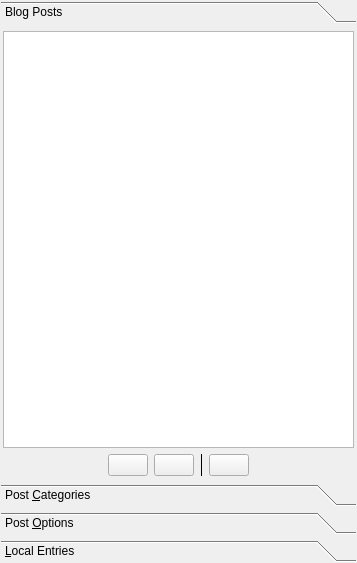
<?xml version="1.0" encoding="UTF-8"?>
<ui version="4.0">
 <class>ToolboxBase</class>
 <widget class="QWidget" name="ToolboxBase">
  <property name="geometry">
   <rect>
    <x>0</x>
    <y>0</y>
    <width>357</width>
    <height>563</height>
   </rect>
  </property>
  <layout class="QGridLayout" name="gridLayout_2">
   <property name="margin">
    <number>1</number>
   </property>
   <property name="spacing">
    <number>1</number>
   </property>
   <item row="0" column="0">
    <layout class="QGridLayout" name="gridLayout">
     <item row="0" column="0">
      <widget class="QToolBox" name="box">
       <widget class="QWidget" name="pgEntries">
        <property name="geometry">
         <rect>
          <x>0</x>
          <y>0</y>
          <width>343</width>
          <height>437</height>
         </rect>
        </property>
        <attribute name="label">
         <string>Blog Posts</string>
        </attribute>
        <layout class="QVBoxLayout" name="verticalLayout_4">
         <property name="margin">
          <number>2</number>
         </property>
         <item>
          <widget class="KListWidget" name="lstEntriesList">
           <property name="editTriggers">
            <set>QAbstractItemView::NoEditTriggers</set>
           </property>
           <property name="showDropIndicator" stdset="0">
            <bool>false</bool>
           </property>
           <property name="alternatingRowColors">
            <bool>true</bool>
           </property>
           <property name="selectionBehavior">
            <enum>QAbstractItemView::SelectRows</enum>
           </property>
           <property name="isWrapping" stdset="0">
            <bool>false</bool>
           </property>
           <property name="wordWrap">
            <bool>true</bool>
           </property>
          </widget>
         </item>
         <item>
          <layout class="QHBoxLayout" name="horizontalLayout_4">
           <item>
            <spacer name="horizontalSpacer_3">
             <property name="orientation">
              <enum>Qt::Horizontal</enum>
             </property>
             <property name="sizeHint" stdset="0">
              <size>
               <width>0</width>
               <height>20</height>
              </size>
             </property>
            </spacer>
           </item>
           <item>
            <widget class="KPushButton" name="btnEntriesUpdate">
             <property name="toolTip">
              <string>Update entries list</string>
             </property>
            </widget>
           </item>
           <item>
            <widget class="KPushButton" name="btnEntriesClear">
             <property name="toolTip">
              <string>Clear entries list</string>
             </property>
            </widget>
           </item>
           <item>
            <widget class="KSeparator" name="kseparator">
             <property name="orientation">
              <enum>Qt::Vertical</enum>
             </property>
            </widget>
           </item>
           <item>
            <widget class="KPushButton" name="btnEntriesRemove">
             <property name="toolTip">
              <string>Remove selected entry from server</string>
             </property>
            </widget>
           </item>
           <item>
            <spacer name="horizontalSpacer_4">
             <property name="orientation">
              <enum>Qt::Horizontal</enum>
             </property>
             <property name="sizeHint" stdset="0">
              <size>
               <width>0</width>
               <height>20</height>
              </size>
             </property>
            </spacer>
           </item>
          </layout>
         </item>
        </layout>
        <zorder>lstEntriesList</zorder>
        <zorder></zorder>
       </widget>
       <widget class="QWidget" name="pgCat">
        <property name="geometry">
         <rect>
          <x>0</x>
          <y>0</y>
          <width>343</width>
          <height>437</height>
         </rect>
        </property>
        <attribute name="label">
         <string>Post &amp;Categories</string>
        </attribute>
        <layout class="QVBoxLayout" name="verticalLayout_9">
         <property name="margin">
          <number>2</number>
         </property>
         <item>
          <widget class="QScrollArea" name="scrollArea">
           <property name="frameShape">
            <enum>QFrame::StyledPanel</enum>
           </property>
           <property name="frameShadow">
            <enum>QFrame::Raised</enum>
           </property>
           <property name="widgetResizable">
            <bool>true</bool>
           </property>
           <widget class="QWidget" name="frameCat">
            <property name="geometry">
             <rect>
              <x>0</x>
              <y>0</y>
              <width>333</width>
              <height>362</height>
             </rect>
            </property>
            <layout class="QVBoxLayout" name="verticalLayout_7">
             <property name="margin">
              <number>2</number>
             </property>
            </layout>
           </widget>
          </widget>
         </item>
         <item>
          <layout class="QVBoxLayout" name="verticalLayout_2">
           <item>
            <layout class="QHBoxLayout" name="horizontalLayout_3">
             <item>
              <spacer name="horizontalSpacer_5">
               <property name="orientation">
                <enum>Qt::Horizontal</enum>
               </property>
               <property name="sizeHint" stdset="0">
                <size>
                 <width>40</width>
                 <height>20</height>
                </size>
               </property>
              </spacer>
             </item>
             <item>
              <widget class="KPushButton" name="btnCatReload">
               <property name="toolTip">
                <string>Reload categories list</string>
               </property>
              </widget>
             </item>
             <item>
              <widget class="KPushButton" name="btnCatAdd">
               <property name="toolTip">
                <string>Add a new category to the selected blog</string>
               </property>
              </widget>
             </item>
             <item>
              <spacer name="horizontalSpacer_6">
               <property name="orientation">
                <enum>Qt::Horizontal</enum>
               </property>
               <property name="sizeHint" stdset="0">
                <size>
                 <width>40</width>
                 <height>20</height>
                </size>
               </property>
              </spacer>
             </item>
            </layout>
           </item>
           <item>
            <layout class="QHBoxLayout" name="horizontalLayout_2">
             <item>
              <widget class="QLabel" name="lblCatTags">
               <property name="text">
                <string>&amp;Tags:</string>
               </property>
               <property name="buddy">
                <cstring>txtCatTags</cstring>
               </property>
              </widget>
             </item>
             <item>
              <widget class="KLineEdit" name="txtCatTags"/>
             </item>
            </layout>
           </item>
          </layout>
         </item>
        </layout>
       </widget>
       <widget class="QWidget" name="pgOptions">
        <property name="geometry">
         <rect>
          <x>0</x>
          <y>0</y>
          <width>343</width>
          <height>437</height>
         </rect>
        </property>
        <attribute name="label">
         <string>Post &amp;Options</string>
        </attribute>
        <layout class="QVBoxLayout" name="verticalLayout_6">
         <property name="margin">
          <number>2</number>
         </property>
         <item>
          <layout class="QHBoxLayout" name="horizontalLayout_7">
           <item>
            <widget class="QLabel" name="label_3">
             <property name="sizePolicy">
              <sizepolicy hsizetype="Maximum" vsizetype="Preferred">
               <horstretch>0</horstretch>
               <verstretch>0</verstretch>
              </sizepolicy>
             </property>
             <property name="text">
              <string comment="Status of the current post">Status:</string>
             </property>
            </widget>
           </item>
           <item>
            <widget class="KComboBox" name="comboOptionsStatus">
             <property name="enabled">
              <bool>false</bool>
             </property>
             <property name="sizePolicy">
              <sizepolicy hsizetype="Maximum" vsizetype="Fixed">
               <horstretch>0</horstretch>
               <verstretch>0</verstretch>
              </sizepolicy>
             </property>
             <item>
              <property name="text">
               <string>Published</string>
              </property>
             </item>
             <item>
              <property name="text">
               <string>Draft</string>
              </property>
             </item>
             <item>
              <property name="text">
               <string>Local Draft</string>
              </property>
             </item>
            </widget>
           </item>
           <item>
            <spacer name="horizontalSpacer_7">
             <property name="orientation">
              <enum>Qt::Horizontal</enum>
             </property>
             <property name="sizeHint" stdset="0">
              <size>
               <width>40</width>
               <height>20</height>
              </size>
             </property>
            </spacer>
           </item>
          </layout>
         </item>
         <item>
          <layout class="QHBoxLayout" name="horizontalLayout_6">
           <item>
            <widget class="QLabel" name="label">
             <property name="sizePolicy">
              <sizepolicy hsizetype="Maximum" vsizetype="Preferred">
               <horstretch>0</horstretch>
               <verstretch>0</verstretch>
              </sizepolicy>
             </property>
             <property name="font">
              <font>
               <pointsize>10</pointsize>
               <weight>75</weight>
               <bold>true</bold>
              </font>
             </property>
             <property name="text">
              <string>Feedback:</string>
             </property>
            </widget>
           </item>
           <item>
            <layout class="QVBoxLayout" name="verticalLayout_5">
             <item>
              <widget class="QCheckBox" name="chkOptionsComments">
               <property name="text">
                <string>Comments</string>
               </property>
               <property name="checked">
                <bool>true</bool>
               </property>
              </widget>
             </item>
             <item>
              <widget class="QCheckBox" name="chkOptionsTrackback">
               <property name="text">
                <string>Trackback</string>
               </property>
               <property name="checkable">
                <bool>true</bool>
               </property>
               <property name="checked">
                <bool>true</bool>
               </property>
              </widget>
             </item>
            </layout>
           </item>
          </layout>
         </item>
         <item>
          <widget class="QCheckBox" name="chkOptionsTime">
           <property name="text">
            <string>Modify time&amp;stamp</string>
           </property>
          </widget>
         </item>
         <item>
          <layout class="QHBoxLayout" name="horizontalLayout_8">
           <item>
            <spacer name="horizontalSpacer_9">
             <property name="orientation">
              <enum>Qt::Horizontal</enum>
             </property>
             <property name="sizeType">
              <enum>QSizePolicy::Fixed</enum>
             </property>
             <property name="sizeHint" stdset="0">
              <size>
               <width>15</width>
               <height>17</height>
              </size>
             </property>
            </spacer>
           </item>
           <item>
            <widget class="QFrame" name="frame">
             <property name="frameShape">
              <enum>QFrame::StyledPanel</enum>
             </property>
             <property name="frameShadow">
              <enum>QFrame::Raised</enum>
             </property>
             <layout class="QGridLayout" name="gridLayout_3">
              <item row="0" column="0" colspan="3">
               <widget class="KDateWidget" name="optionsDate">
                <property name="enabled">
                 <bool>false</bool>
                </property>
               </widget>
              </item>
              <item row="1" column="0">
               <widget class="QTimeEdit" name="optionsTime">
                <property name="enabled">
                 <bool>false</bool>
                </property>
                <property name="sizePolicy">
                 <sizepolicy hsizetype="Maximum" vsizetype="Fixed">
                  <horstretch>0</horstretch>
                  <verstretch>0</verstretch>
                 </sizepolicy>
                </property>
                <property name="alignment">
                 <set>Qt::AlignCenter</set>
                </property>
                <property name="buttonSymbols">
                 <enum>QAbstractSpinBox::UpDownArrows</enum>
                </property>
                <property name="correctionMode">
                 <enum>QAbstractSpinBox::CorrectToNearestValue</enum>
                </property>
                <property name="calendarPopup">
                 <bool>true</bool>
                </property>
               </widget>
              </item>
              <item row="1" column="1">
               <spacer name="horizontalSpacer_8">
                <property name="orientation">
                 <enum>Qt::Horizontal</enum>
                </property>
                <property name="sizeHint" stdset="0">
                 <size>
                  <width>40</width>
                  <height>20</height>
                 </size>
                </property>
               </spacer>
              </item>
              <item row="1" column="2">
               <widget class="KPushButton" name="btnOptionsNow">
                <property name="enabled">
                 <bool>false</bool>
                </property>
                <property name="text">
                 <string>Now</string>
                </property>
               </widget>
              </item>
             </layout>
            </widget>
           </item>
          </layout>
         </item>
         <item>
          <widget class="QLabel" name="label_4">
           <property name="text">
            <string>Permalink (Wordpress):</string>
           </property>
          </widget>
         </item>
         <item>
          <widget class="KLineEdit" name="txtSlug"/>
         </item>
         <item>
          <widget class="QLabel" name="lblOptionsTrackBack">
           <property name="text">
            <string>&amp;Trackback URLs:</string>
           </property>
           <property name="buddy">
            <cstring>txtOptionsTrackback</cstring>
           </property>
          </widget>
         </item>
         <item>
          <widget class="KLineEdit" name="txtOptionsTrackback"/>
         </item>
         <item>
          <widget class="QLabel" name="label_2">
           <property name="text">
            <string>Summary:</string>
           </property>
          </widget>
         </item>
         <item>
          <widget class="QPlainTextEdit" name="txtSummary">
           <property name="sizePolicy">
            <sizepolicy hsizetype="Expanding" vsizetype="Maximum">
             <horstretch>0</horstretch>
             <verstretch>0</verstretch>
            </sizepolicy>
           </property>
          </widget>
         </item>
         <item>
          <spacer name="verticalSpacer">
           <property name="orientation">
            <enum>Qt::Vertical</enum>
           </property>
           <property name="sizeHint" stdset="0">
            <size>
             <width>20</width>
             <height>40</height>
            </size>
           </property>
          </spacer>
         </item>
        </layout>
       </widget>
       <widget class="QWidget" name="pgNotes">
        <property name="geometry">
         <rect>
          <x>0</x>
          <y>0</y>
          <width>343</width>
          <height>437</height>
         </rect>
        </property>
        <attribute name="label">
         <string>&amp;Local Entries</string>
        </attribute>
        <layout class="QVBoxLayout" name="verticalLayout_3">
         <property name="margin">
          <number>2</number>
         </property>
         <item>
          <widget class="QTableWidget" name="localEntriesTable">
           <property name="editTriggers">
            <set>QAbstractItemView::NoEditTriggers</set>
           </property>
           <property name="showDropIndicator" stdset="0">
            <bool>false</bool>
           </property>
           <property name="selectionMode">
            <enum>QAbstractItemView::SingleSelection</enum>
           </property>
           <property name="selectionBehavior">
            <enum>QAbstractItemView::SelectRows</enum>
           </property>
           <column>
            <property name="text">
             <string comment="Post title">Title</string>
            </property>
           </column>
           <column>
            <property name="text">
             <string>Blog</string>
            </property>
           </column>
          </widget>
         </item>
         <item>
          <layout class="QHBoxLayout" name="horizontalLayout">
           <property name="spacing">
            <number>1</number>
           </property>
           <item>
            <spacer name="horizontalSpacer_11">
             <property name="orientation">
              <enum>Qt::Horizontal</enum>
             </property>
             <property name="sizeHint" stdset="0">
              <size>
               <width>40</width>
               <height>20</height>
              </size>
             </property>
            </spacer>
           </item>
           <item>
            <widget class="KPushButton" name="btnLocalRemove">
             <property name="toolTip">
              <string>Remove selected entry</string>
             </property>
            </widget>
           </item>
           <item>
            <spacer name="horizontalSpacer_10">
             <property name="orientation">
              <enum>Qt::Horizontal</enum>
             </property>
             <property name="sizeHint" stdset="0">
              <size>
               <width>40</width>
               <height>20</height>
              </size>
             </property>
            </spacer>
           </item>
          </layout>
         </item>
        </layout>
       </widget>
      </widget>
     </item>
    </layout>
   </item>
  </layout>
 </widget>
 <customwidgets>
  <customwidget>
   <class>KListWidget</class>
   <extends>QListWidget</extends>
   <header>klistwidget.h</header>
  </customwidget>
  <customwidget>
   <class>KDateWidget</class>
   <extends>QWidget</extends>
   <header>kdatewidget.h</header>
  </customwidget>
  <customwidget>
   <class>KPushButton</class>
   <extends>QPushButton</extends>
   <header>kpushbutton.h</header>
  </customwidget>
  <customwidget>
   <class>KLineEdit</class>
   <extends>QLineEdit</extends>
   <header>klineedit.h</header>
  </customwidget>
  <customwidget>
   <class>KComboBox</class>
   <extends>QComboBox</extends>
   <header>kcombobox.h</header>
  </customwidget>
  <customwidget>
   <class>KSeparator</class>
   <extends>QFrame</extends>
   <header>kseparator.h</header>
  </customwidget>
 </customwidgets>
 <tabstops>
  <tabstop>btnCatAdd</tabstop>
  <tabstop>txtCatTags</tabstop>
  <tabstop>chkOptionsTime</tabstop>
 </tabstops>
 <resources/>
 <connections>
  <connection>
   <sender>chkOptionsTime</sender>
   <signal>toggled(bool)</signal>
   <receiver>optionsTime</receiver>
   <slot>setEnabled(bool)</slot>
   <hints>
    <hint type="sourcelabel">
     <x>81</x>
     <y>239</y>
    </hint>
    <hint type="destinationlabel">
     <x>80</x>
     <y>301</y>
    </hint>
   </hints>
  </connection>
  <connection>
   <sender>chkOptionsTime</sender>
   <signal>toggled(bool)</signal>
   <receiver>btnOptionsNow</receiver>
   <slot>setEnabled(bool)</slot>
   <hints>
    <hint type="sourcelabel">
     <x>169</x>
     <y>229</y>
    </hint>
    <hint type="destinationlabel">
     <x>361</x>
     <y>291</y>
    </hint>
   </hints>
  </connection>
  <connection>
   <sender>chkOptionsTime</sender>
   <signal>toggled(bool)</signal>
   <receiver>optionsDate</receiver>
   <slot>setEnabled(bool)</slot>
   <hints>
    <hint type="sourcelabel">
     <x>134</x>
     <y>239</y>
    </hint>
    <hint type="destinationlabel">
     <x>135</x>
     <y>271</y>
    </hint>
   </hints>
  </connection>
 </connections>
</ui>
